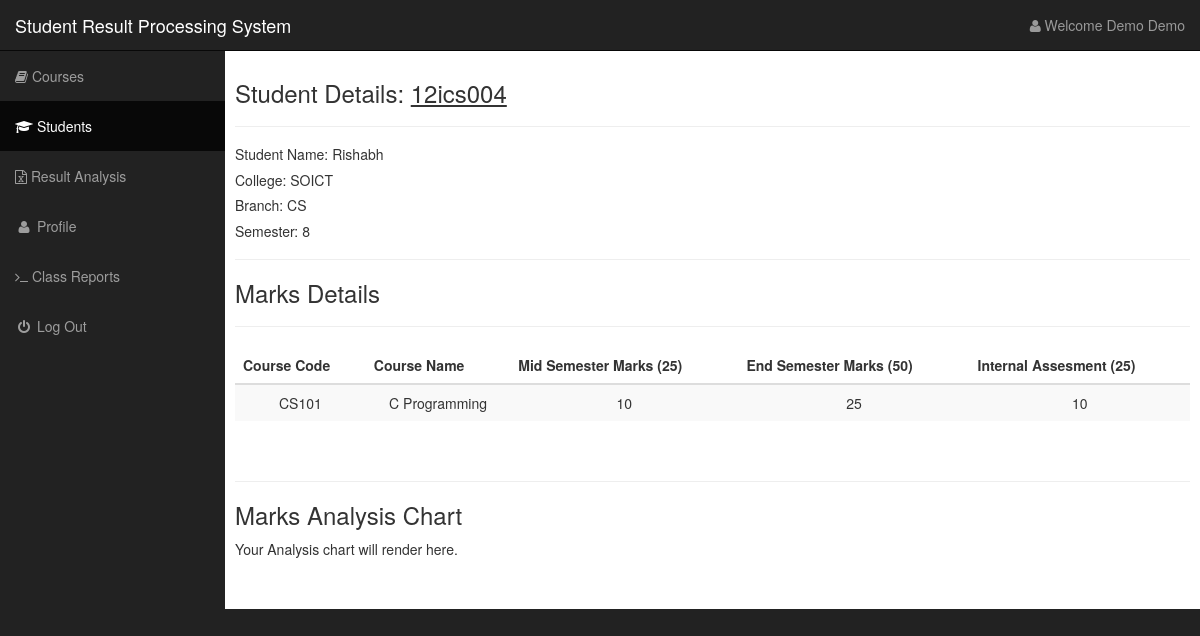
The page /views/studentView.php?reg=12ics004 (signed in) on the database as committed earlier.
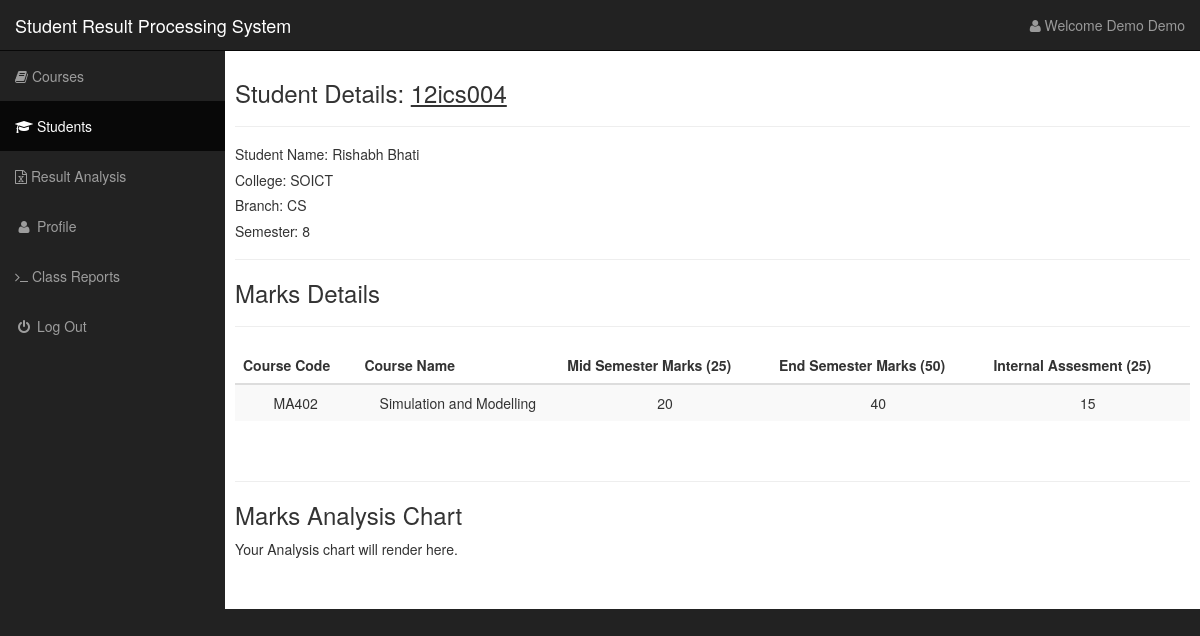
The same page on the database as committed later.
### tables this page shows
CREATE TABLE IF NOT EXISTS `marks` (
  `course_code` varchar(10) NOT NULL,
  `regNo` varchar(10) NOT NULL,
  `midMarks` int(3) NOT NULL,
  `internalMarks` int(3) NOT NULL,
  `endMarks` int(3) NOT NULL,
  PRIMARY KEY (`course_code`,`regNo`)
);

CREATE TABLE IF NOT EXISTS `courses` (
  `course_code` varchar(10) NOT NULL,
  `course_name` varchar(100) NOT NULL,
  `semester` int(3) NOT NULL,
  `credits` int(3) NOT NULL,
  `username` varchar(50) NOT NULL,
  PRIMARY KEY (`course_code`,`username`)
);

CREATE TABLE IF NOT EXISTS `student` (
  `regNo` varchar(10) NOT NULL,
  `stuFirstName` text NOT NULL,
  `stuLastName` text NOT NULL,
  `college` varchar(20) NOT NULL,
  `branch` varchar(20) NOT NULL,
  `semester` int(2) NOT NULL,
  PRIMARY KEY (`regNo`)
);

### views/studentView.php (the view, shortened to what the changed rows need)
<?php
include ("../phpIncludes/connectMySQL.php");
$username = $_SESSION['username'];
$reg= $_GET['reg'];
?>
<?php
$sql_query_student = "SELECT stuFirstName,stuLastName,college,branch,semester FROM student WHERE regNo='$reg'";
$result2 = $link -> query($sql_query_student);
$rows2 = mysqli_fetch_array($result2);
$studentFirstName = $rows2['stuFirstName'];
$studentLastName = $rows2['stuLastName'];
$college = $rows2['college'];
$branch = $rows2['branch'];
$semester = $rows2['semester'];
?>
<!DOCTYPE html>
<html lang="en">
<head>
    <link href="http://localhost/studentMarks/sideBar/css/bootstrap.min.css" rel="stylesheet">
    <link href="http://localhost/studentMarks/sideBar/css/sb-admin.css" rel="stylesheet">
    <link href="http://localhost/studentMarks/sideBar/css/plugins/morris.css" rel="stylesheet">
    <link href="http://localhost/studentMarks/sideBar/font-awesome/css/font-awesome.min.css" rel="stylesheet" type="text/css">
</head>
<body>
    <div id="wrapper">
        <div id="page-wrapper">
            <div id="container-fluid">
            <?php echo'<h3>Student Details: '.'<u>'.$reg.'</u></h3>'; ?>
            <hr>
            <?php
				echo "<h5> Student Name: ".$studentFirstName." ".$studentLastName;
				echo "<h5> College: ".$college;
				echo "<h5> Branch: ".$branch;
				echo "<h5> Semester: ".$semester;
			?>
            <hr>
            <h3> Marks Details </h3>
            <hr>
            <table class="table  table-striped">
        <thead>
            <tr>
              <th>Course Code</th>
              <th>Course Name</th>
              <th>Mid Semester Marks (25)</th>
              <th>End Semester Marks (50)</th>
              <th>Internal Assesment (25)</th>
            </tr>
        </thead>
        <tbody>
         <?php
			$sql_query_marks = "SELECT course_code,midMarks,endMarks,internalMarks FROM marks WHERE course_code IN ( SELECT course_code FROM courses WHERE username='$username') AND regNo='$reg'";
             global $link;
              $result3= $link ->query($sql_query_marks);
              if (mysqli_num_rows($result3) > 0) {
               while($rows3 = mysqli_fetch_array($result3)) {
                $course_code=$rows3['course_code'];
				$midMarks=$rows3['midMarks'];
				$endMarks=$rows3['endMarks'];
				$internalMarks=$rows3['internalMarks'];
				$sql_query_course_name = "SELECT course_name FROM courses WHERE course_code='$course_code'";
				$result4= $link ->query($sql_query_course_name);
				$rows4= mysqli_fetch_array($result4);
				$course_name=$rows4['course_name'];
               echo "<tr>";
         echo "<td>"."<center>".$course_code."</center>"."</td>";
        echo "<td>"."<center>".$course_name."</center>"."</td>";
		 echo "<td>"."<center>".$midMarks."</center>"."</td>";
		 echo "<td>"."<center>".$endMarks."</center>"."</td>";
		 echo "<td>"."<center>".$internalMarks."</center>"."</td>";
        echo "</tr>";
    }
}else {
	echo "<tr>";
    echo "<td>"."<center>"."No rows found!"."</center>"."</td>";
	echo "</tr>";
}
?>
        </tbody>
        </table>
            <br>
            <hr>
            <h3> Marks Analysis Chart </h3>
            <div id="chart-container">Your  Analysis chart will render here.</div>
  <br>
  </div>
            <br>
            </div>
        </div>
</body>
</html>

Rows that differ between the two databases and show on the page:
removed marks: course_code "CS101", courses.course_name "C Programming", midMarks "10", endMarks "25", internalMarks "10"
changed student "Rishabh": stuLastName (not shown) → "Bhati"
added marks: course_code "MA402", courses.course_name "Simulation and Modelling", midMarks "20", endMarks "40", internalMarks "15"
